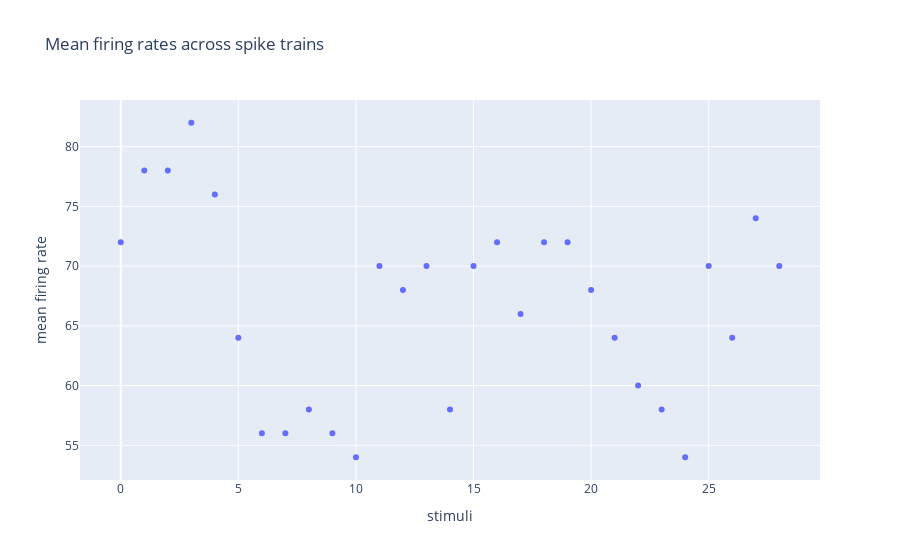

Notebook cell for this chart:
### Markdown cell above
### Mean firing rates

### Code cell
mean_firing_rates = [mean_firing_rate(sp) for sp in spike_trains]
fig = px.scatter(x=np.arange(0, len(mean_firing_rates)), y=mean_firing_rates, 
                labels={'x':'stimuli', 'y':'mean firing rate'}, title='Mean firing rates across spike trains')
fig.show()

### Figure 1 — Plotly figure (JSON) as saved in the notebook; plotly's stock layout.template omitted (floating-point values rounded to 4 significant figures)
{"data": [{"hovertemplate": "stimuli=%{x}<br>mean firing rate=%{y}<extra></extra>", "legendgroup": "", "marker": {"color": "#636efa", "symbol": "circle"}, "mode": "markers", "name": "", "orientation": "v", "showlegend": false, "type": "scatter", "x": [0, 1, 2, 3, 4, 5, 6, 7, 8, 9, 10, 11, 12, 13, 14, 15, 16, 17, 18, 19, 20, 21, 22, 23, 24, 25, 26, 27, 28], "xaxis": "x", "y": [72, 78, 78, 82, 76, 64, 56, 56, 58, 56, 54, 70, 68, 70, 58, 70, 72, 66, 72, 72, 68, 64, 60, 58, 54, 70, 64, 74, 70], "yaxis": "y"}], "layout": {"legend": {"tracegroupgap": 0}, "title": {"text": "Mean firing rates across spike trains"}, "xaxis": {"anchor": "y", "domain": [0, 1], "title": {"text": "stimuli"}}, "yaxis": {"anchor": "x", "domain": [0, 1], "title": {"text": "mean firing rate"}}}}
